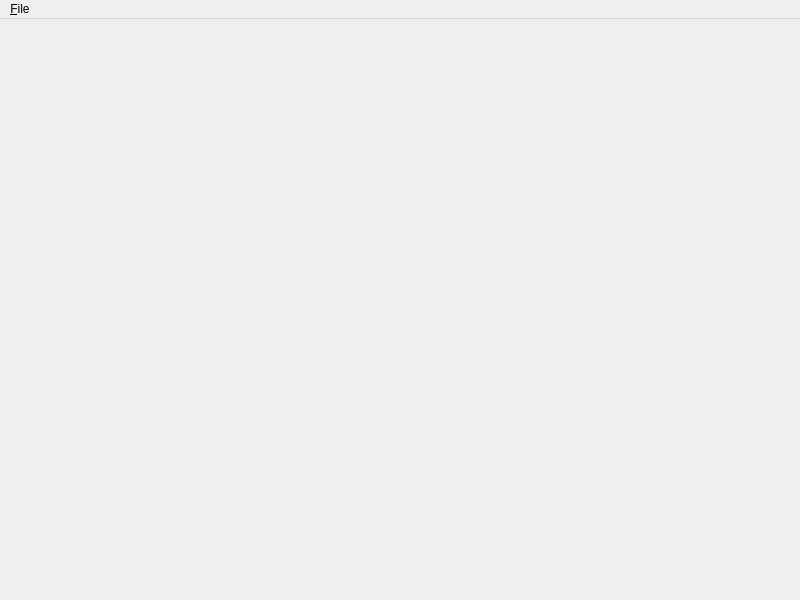
<?xml version="1.0" encoding="UTF-8"?>
<ui version="4.0">
 <class>BreadboardDesigner</class>
 <widget class="QDialog" name="BreadboardDesigner">
  <property name="geometry">
   <rect>
    <x>0</x>
    <y>0</y>
    <width>800</width>
    <height>600</height>
   </rect>
  </property>
  <property name="windowTitle">
   <string>Breadboard Designer</string>
  </property>
  <layout class="QVBoxLayout" name="verticalLayout">
   <property name="leftMargin">
    <number>0</number>
   </property>
   <property name="topMargin">
    <number>0</number>
   </property>
   <property name="rightMargin">
    <number>0</number>
   </property>
   <property name="bottomMargin">
    <number>0</number>
   </property>
   <item>
    <widget class="QMenuBar" name="menuBar">
     <widget class="QMenu" name="menuFile">
      <property name="title">
       <string>&amp;File</string>
      </property>
      <addaction name="actionNew"/>
     </widget>
     <addaction name="menuFile"/>
    </widget>
   </item>
   <item>
    <spacer name="verticalSpacer">
     <property name="orientation">
      <enum>Qt::Vertical</enum>
     </property>
     <property name="sizeHint" stdset="0">
      <size>
       <width>20</width>
       <height>40</height>
      </size>
     </property>
    </spacer>
   </item>
  </layout>
  <action name="actionNew">
   <property name="text">
    <string>&amp;New</string>
   </property>
   <property name="shortcut">
    <string>Ctrl+N</string>
   </property>
  </action>
 </widget>
 <resources/>
 <connections/>
</ui>
